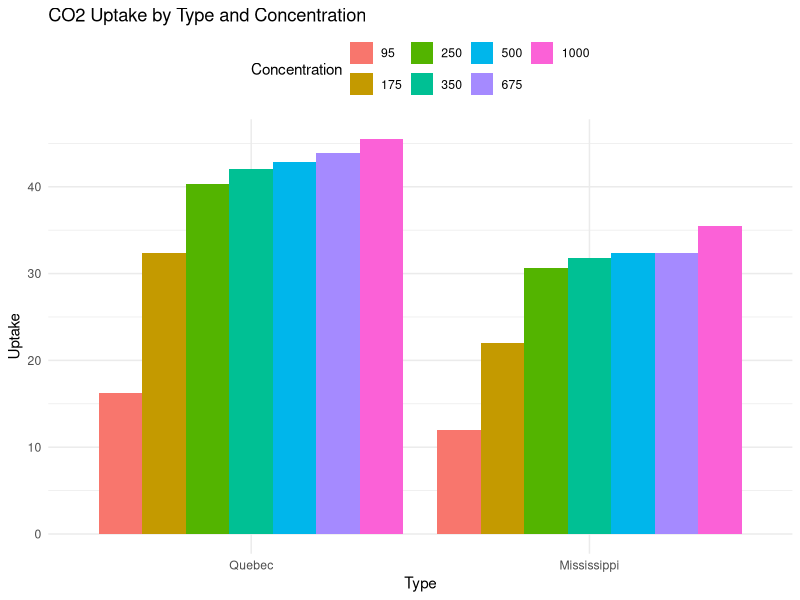
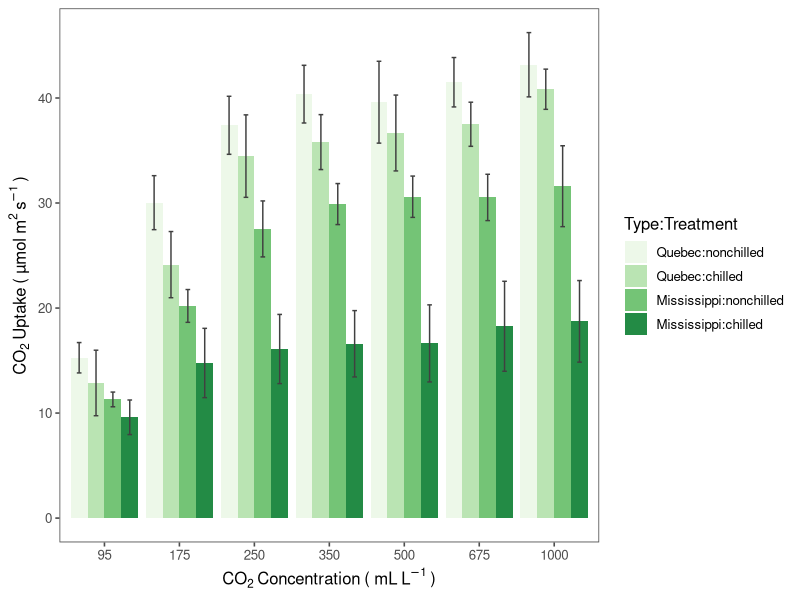
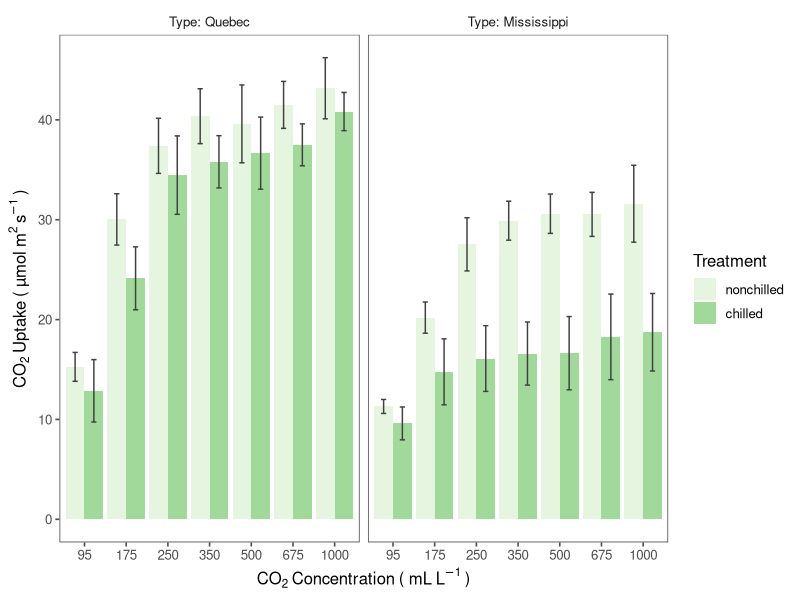
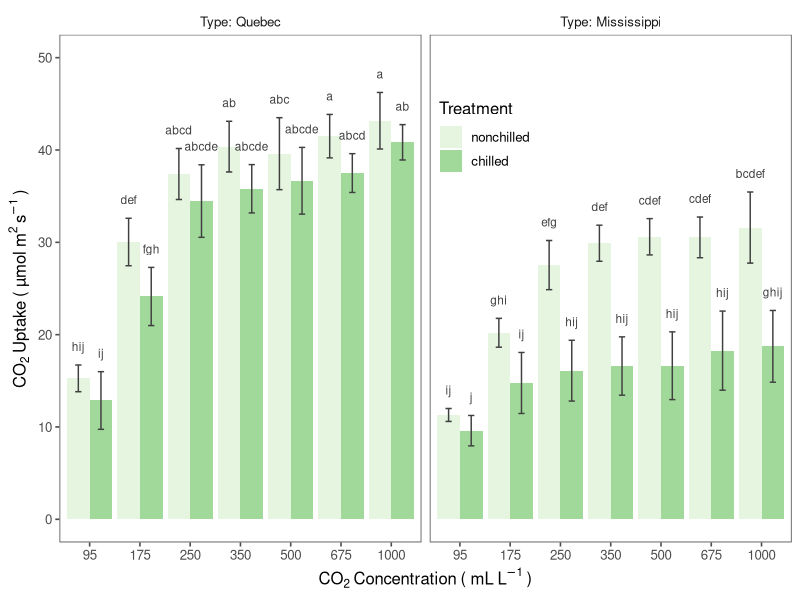
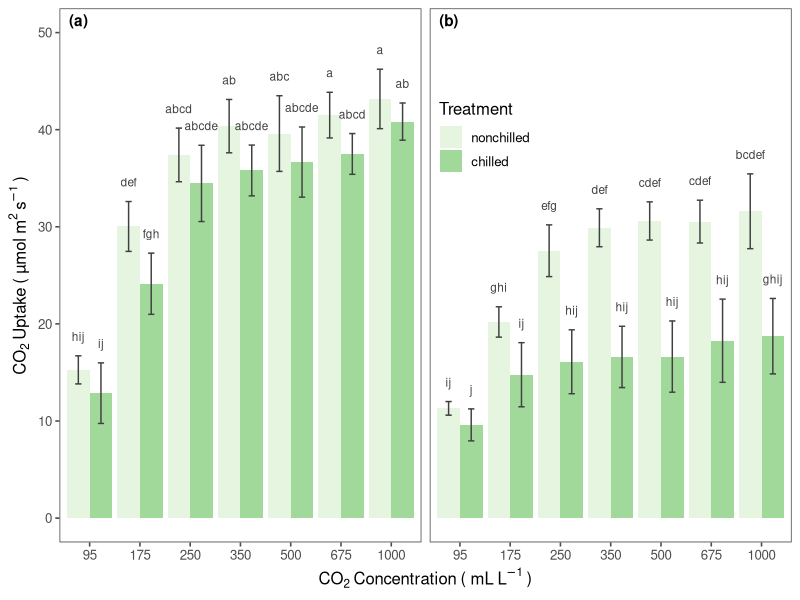
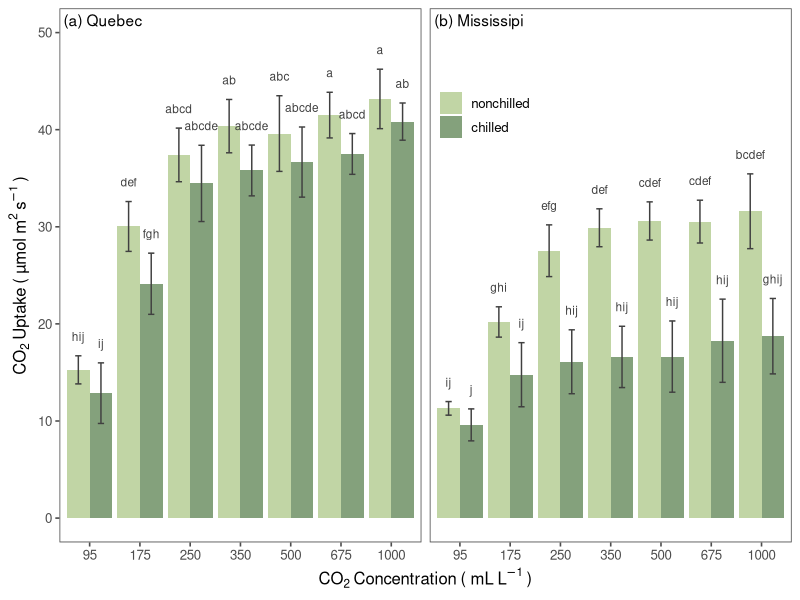
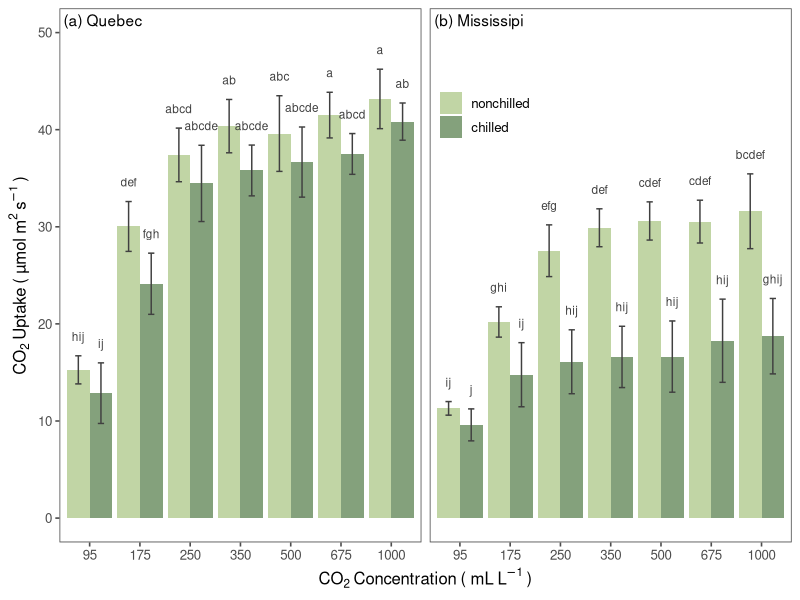

The R source for these figures, in order:
#Bar Plots for presenting three-factors
library(ggplot2)
library(ggthemes)
library(dplyr)
library(multcompView)
library(egg)

str(CO2)
head(CO2)
#write.csv(CO2,"D:/R Programming/R_Programming/Data Sets/CO2.csv")
#Analysis and organisation of the data
CO2$Plant<-as.factor(CO2$Plant)
CO2$Type<-as.factor(CO2$Type)
CO2$Treatment<-as.factor(CO2$Treatment)
CO2$conc<-as.factor(CO2$conc)
CO2$uptake<-as.numeric(CO2$uptake)
# plot___________________________# Chawleen khudki
p <- ggplot(CO2, aes(x=Type, y=uptake, fill=conc)) +
  geom_bar(stat="identity", position=position_dodge()) +
  theme_minimal() +
  theme(legend.position="top") +
  labs(title="CO2 Uptake by Type and Concentration",
       x="Type", y="Uptake",
       fill="Concentration")
p
#_________________________________________________#
# Analysis and organisation of the data
anova <- aov(uptake ~ factor(conc)*Type*Treatment, data = CO2)
summary(anova)
# Tukey's test and compact letter display
Tukey <- TukeyHSD(anova)
cld <- multcompLetters4(anova, Tukey)

# Table with the mean, the standard deviation and the letters indications significant differences for each treatment
dt <- group_by(CO2, conc, Type, Treatment) %>%
  summarise(uptake_mean=mean(uptake), sd=sd(uptake)) %>%
  arrange(desc(uptake_mean))
cld <- as.data.frame.list(cld$`factor(conc):Type:Treatment`)
dt$Tukey <- cld$Letters

print(dt)
#Basic Barplot___________________________________#
ggplot(dt, aes(x = factor(conc), y = uptake_mean, fill = Type:Treatment)) +
  geom_bar(stat = "identity", position = "dodge") +
  geom_errorbar(aes(ymax = uptake_mean + sd, ymin = uptake_mean - sd),
                position = position_dodge(0.9), width = 0.25, color = "Gray25") +
  xlab(expression(CO[2]~Concentration~'('~mL~L^-1~')')) +
  ylab(expression(CO[2]~Uptake~'('~µmol~m^2~s^-1~')')) +
  scale_fill_brewer(palette = "Greens") +
  theme_few()
# Spliting the visualisation into two plots_______________#
ggplot(dt, aes(x = factor(conc), y = uptake_mean, fill = Treatment)) +
  geom_bar(stat = "identity", position = "dodge") +
  geom_errorbar(aes(ymax = uptake_mean + sd, ymin = uptake_mean - sd),
                position = position_dodge(0.9), width = 0.25, color = "Gray25") +
  xlab(expression(CO[2]~Concentration~'('~mL~L^-1~')')) +
  ylab(expression(CO[2]~Uptake~'('~µmol~m^2~s^-1~')')) +
  scale_fill_brewer(palette = "Greens") +
  theme_few() +
  facet_grid(.~Type, labeller = label_both)
# barplot
ggplot(dt, aes(x = factor(conc), y = uptake_mean, fill = Treatment)) +
  geom_bar(stat = "identity", position = "dodge") +
  geom_errorbar(aes(ymax = uptake_mean + sd, ymin = uptake_mean - sd),
                position = position_dodge(0.9), width = 0.25, color = "Gray25") +
  xlab(expression(CO[2]~Concentration~'('~mL~L^-1~')')) +
  ylab(expression(CO[2]~Uptake~'('~µmol~m^2~s^-1~')')) +
  theme_few() +
  theme(legend.position = c(0.58, 0.8)) +
  scale_fill_brewer(palette = "Greens") +
  facet_grid(.~Type, labeller = label_both) +
  geom_text(aes(label=Tukey, y = uptake_mean + sd + 2), size = 3, color = "Gray25",
            show.legend = FALSE,
            position = position_dodge(0.9)) +
  ylim(0,50)
# Relocating letters
p <- ggplot(dt, aes(x = factor(conc), y = uptake_mean, fill = Treatment)) +
  geom_bar(stat = "identity", position = "dodge") +
  geom_errorbar(aes(ymax = uptake_mean + sd, ymin = uptake_mean - sd),
                position = position_dodge(0.9), width = 0.25, color = "Gray25") +
  xlab(expression(CO[2]~Concentration~'('~mL~L^-1~')')) +
  ylab(expression(CO[2]~Uptake~'('~µmol~m^2~s^-1~')')) +
  theme_few() +
  theme(legend.position = c(0.58, 0.76)) +
  scale_fill_brewer(palette = "Greens") +
  facet_grid(.~Type, labeller = label_both) +
  geom_text(aes(label=Tukey, y = uptake_mean + sd + 2), size = 3, color = "Gray25",
            show.legend = FALSE,
            position = position_dodge(0.9)) +
  ylim(0,50)

tag_facet(p)
# relocating the again formatting the letters
p <- ggplot(dt, aes(x = factor(conc), y = uptake_mean, fill = Treatment)) +
  geom_bar(stat = "identity", position = "dodge") +
  geom_errorbar(aes(ymax = uptake_mean + sd, ymin = uptake_mean - sd),
                position = position_dodge(0.9), width = 0.25, color = "Gray25") +
  xlab(expression(CO[2]~Concentration~'('~mL~L^-1~')')) +
  ylab(expression(CO[2]~Uptake~'('~µmol~m^2~s^-1~')')) +
  theme_few() +
  theme(legend.position = c(0.58, 0.80)) +
  theme(legend.title = element_blank()) +
  scale_fill_manual(values = c("#C1D5A5", "#84A17C")) +
  facet_grid(.~Type, labeller = label_both) +
  geom_text(aes(label=Tukey, y = uptake_mean + sd + 2), size = 3, color = "Gray25",
            show.legend = FALSE,
            position = position_dodge(0.9)) +
  ylim(0,50)

tag_facet(p, fontface = 1, tag_pool = c("(a) Quebec",
                                        "(b) Mississipi"),
          open = NULL, close = NULL, hjust = -0.05)
ggsave("CO2_barplot.png", width = 9, height = 3.5, dpi = 1000)
